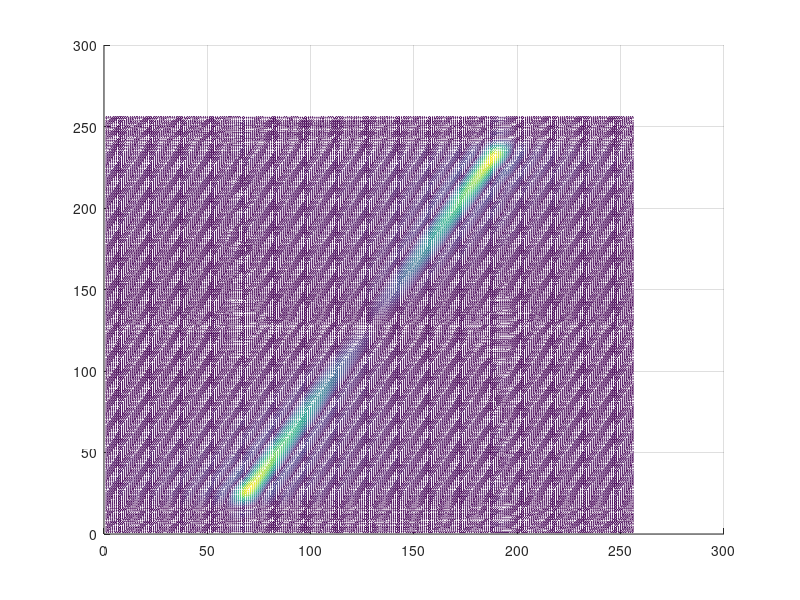

This chart was generated by the following MATLAB code:

Nx=32;
Nt=32;

wm=0.85*pi;
theta=60*pi/180;

epsilon=1*pi/180;

a=tan(theta-epsilon);
b=tan(theta+epsilon);

hn1n3=zeros(256,256);


for n1 = 1:Nx;
    x=(n1-Nx/2);
    for n3 = 1:Nt;
         z=(n3-Nt/2);
        if x == 0 && z ==0
            hn1n3(n1,n3) = ((b-a)*wm^2)/(4*a*b*pi^2);
        elseif x ~= 0 && ((x/a)+z) ~= 0 && ((x/b)+z) ~= 0
            hn1n3(n1,n3) = (1/(2*x*pi^2)) * ((1-cos(wm*((x/a)+z)))/((x/a)+z) - ((1-cos(wm*((x/b)+z)))/((x/b)+z)));
        elseif ((x/b)+z) == 0 && ((x/a)+z) ~= 0;
            hn1n3(n1,n3) = (1/(2*x*pi^2))*((1-cos(wm*((x/a)+z)))/((x/a)+z));
        elseif ((x/b)+z) ~= 0 && ((x/a)+z) == 0;
            hn1n3(n1,n3) = (1/(2*x*pi^2))*(-(1-cos(wm*((x/b)+z)))/((x/b)+z));
        elseif x == 0 && z ~= 0
            hn1n3(n1,n3) = ((b-a)/(2*a*b*pi^2*z^2)) * (cos(wm*z) + wm*z*sin(wm*z)-1);
        else
            fprintf('error\n');
        end
    end
end


H=fftshift(fftn(hn1n3));

H=H/max(max(abs(H)));

figure
mesh(abs(H'));view(2)


